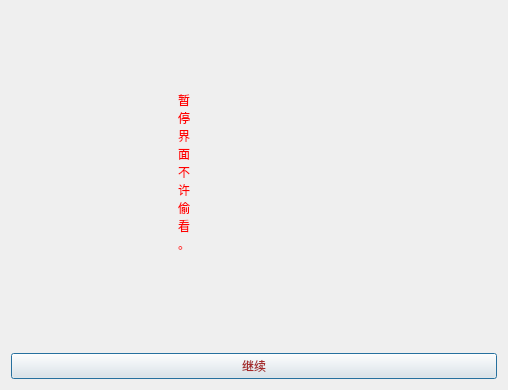
<?xml version="1.0" encoding="UTF-8"?>
<ui version="4.0">
 <class>Pause</class>
 <widget class="QDialog" name="Pause">
  <property name="geometry">
   <rect>
    <x>0</x>
    <y>0</y>
    <width>508</width>
    <height>390</height>
   </rect>
  </property>
  <property name="windowTitle">
   <string>Dialog</string>
  </property>
  <layout class="QHBoxLayout" name="horizontalLayout_2">
   <item>
    <layout class="QVBoxLayout" name="verticalLayout_2">
     <item>
      <layout class="QVBoxLayout" name="verticalLayout">
       <item>
        <spacer name="verticalSpacer">
         <property name="orientation">
          <enum>Qt::Vertical</enum>
         </property>
         <property name="sizeHint" stdset="0">
          <size>
           <width>20</width>
           <height>40</height>
          </size>
         </property>
        </spacer>
       </item>
       <item>
        <layout class="QHBoxLayout" name="horizontalLayout">
         <item>
          <spacer name="horizontalSpacer">
           <property name="orientation">
            <enum>Qt::Horizontal</enum>
           </property>
           <property name="sizeHint" stdset="0">
            <size>
             <width>13</width>
             <height>17</height>
            </size>
           </property>
          </spacer>
         </item>
         <item>
          <widget class="QLabel" name="pic">
           <property name="text">
            <string/>
           </property>
           <property name="pixmap">
            <pixmap resource="resource.qrc">:/huaji.png</pixmap>
           </property>
          </widget>
         </item>
         <item>
          <widget class="QLabel" name="label">
           <property name="styleSheet">
            <string notr="true">color:red;
font: 75 20pt &quot;Agency FB&quot;;
</string>
           </property>
           <property name="text">
            <string>暂
停
界
面
不
许
偷
看
。
</string>
           </property>
          </widget>
         </item>
         <item>
          <spacer name="horizontalSpacer_2">
           <property name="orientation">
            <enum>Qt::Horizontal</enum>
           </property>
           <property name="sizeHint" stdset="0">
            <size>
             <width>13</width>
             <height>17</height>
            </size>
           </property>
          </spacer>
         </item>
         <item>
          <spacer name="horizontalSpacer_3">
           <property name="orientation">
            <enum>Qt::Horizontal</enum>
           </property>
           <property name="sizeHint" stdset="0">
            <size>
             <width>40</width>
             <height>20</height>
            </size>
           </property>
          </spacer>
         </item>
        </layout>
       </item>
       <item>
        <spacer name="verticalSpacer_2">
         <property name="orientation">
          <enum>Qt::Vertical</enum>
         </property>
         <property name="sizeHint" stdset="0">
          <size>
           <width>20</width>
           <height>40</height>
          </size>
         </property>
        </spacer>
       </item>
      </layout>
     </item>
     <item>
      <widget class="QPushButton" name="continue_2">
       <property name="styleSheet">
        <string notr="true">color:brown;
font: 75 20pt &quot;Agency FB&quot;;


</string>
       </property>
       <property name="text">
        <string>继续</string>
       </property>
      </widget>
     </item>
    </layout>
   </item>
  </layout>
 </widget>
 <resources>
  <include location="resource.qrc"/>
 </resources>
 <connections/>
</ui>
